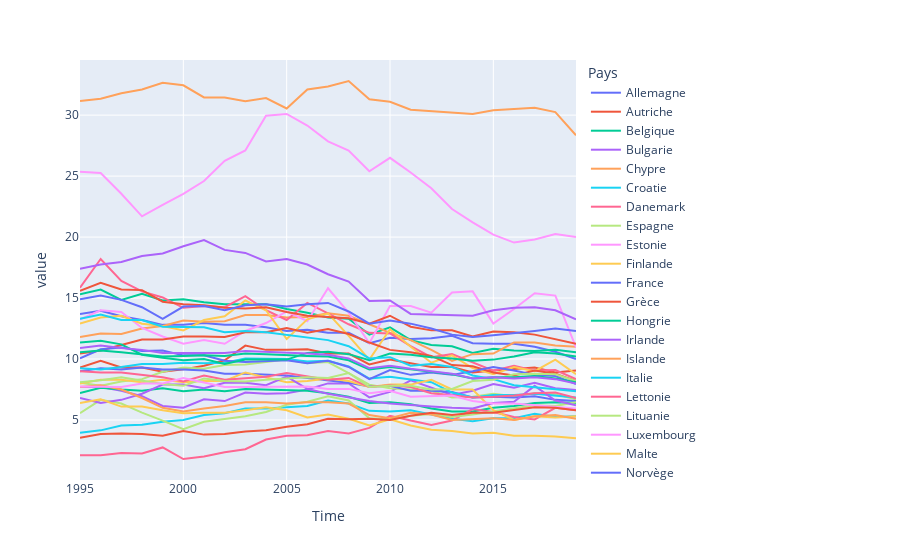

The notebook cell this image was saved under:
### Code cell
T_HAB_clean_df_pivot.plot()

### Figure 1 — Plotly figure (JSON) as saved in the notebook; plotly's stock layout.template omitted (floating-point values rounded to 4 significant figures)
{"data": [{"hovertemplate": "Pays=Allemagne<br>Time=%{x}<br>value=%{y}<extra></extra>", "legendgroup": "Allemagne", "line": {"color": "#636efa", "dash": "solid"}, "marker": {"symbol": "circle"}, "mode": "lines", "name": "Allemagne", "orientation": "v", "showlegend": true, "type": "scatter", "x": [1995, 1996, 1997, 1998, 1999, 2000, 2001, 2002, 2003, 2004, 2005, 2006, 2007, 2008, 2009, 2010, 2011, 2012, 2013, 2014, 2015, 2016, 2017, 2018, 2019], "xaxis": "x", "y": [13.7, 13.95, 13.5, 13.2, 12.8, 12.8, 12.95, 12.8, 12.8, 12.6, 12.3, 12.4, 12.15, 12.15, 11.3, 11.75, 11.65, 11.7, 11.9, 11.3, 11.25, 11.25, 11, 10.6, 10], "yaxis": "y"}, {"hovertemplate": "Pays=Autriche<br>Time=%{x}<br>value=%{y}<extra></extra>", "legendgroup": "Autriche", "line": {"color": "#EF553B", "dash": "solid"}, "marker": {"symbol": "circle"}, "mode": "lines", "name": "Autriche", "orientation": "v", "showlegend": true, "type": "scatter", "x": [1995, 1996, 1997, 1998, 1999, 2000, 2001, 2002, 2003, 2004, 2005, 2006, 2007, 2008, 2009, 2010, 2011, 2012, 2013, 2014, 2015, 2016, 2017, 2018, 2019], "xaxis": "x", "y": [9.3, 9.85, 9.3, 9.3, 8.95, 9.15, 9.45, 9.9, 11.1, 10.75, 10.75, 10.8, 10.45, 10.45, 9.55, 9.95, 9.65, 9.35, 9.35, 8.9, 9.05, 9.15, 9.3, 8.9, 9.05], "yaxis": "y"}, {"hovertemplate": "Pays=Belgique<br>Time=%{x}<br>value=%{y}<extra></extra>", "legendgroup": "Belgique", "line": {"color": "#00cc96", "dash": "solid"}, "marker": {"symbol": "circle"}, "mode": "lines", "name": "Belgique", "orientation": "v", "showlegend": true, "type": "scatter", "x": [1995, 1996, 1997, 1998, 1999, 2000, 2001, 2002, 2003, 2004, 2005, 2006, 2007, 2008, 2009, 2010, 2011, 2012, 2013, 2014, 2015, 2016, 2017, 2018, 2019], "xaxis": "x", "y": [15.3, 15.7, 14.85, 15.35, 14.8, 14.9, 14.65, 14.5, 14.5, 14.5, 14.1, 13.8, 13.4, 13.3, 12, 12.6, 11.55, 11.15, 11.05, 10.5, 10.85, 10.7, 10.65, 10.75, 10.55], "yaxis": "y"}, {"hovertemplate": "Pays=Bulgarie<br>Time=%{x}<br>value=%{y}<extra></extra>", "legendgroup": "Bulgarie", "line": {"color": "#ab63fa", "dash": "solid"}, "marker": {"symbol": "circle"}, "mode": "lines", "name": "Bulgarie", "orientation": "v", "showlegend": true, "type": "scatter", "x": [1995, 1996, 1997, 1998, 1999, 2000, 2001, 2002, 2003, 2004, 2005, 2006, 2007, 2008, 2009, 2010, 2011, 2012, 2013, 2014, 2015, 2016, 2017, 2018, 2019], "xaxis": "x", "y": [7.7, 7.7, 7.4, 6.95, 6.15, 6, 6.7, 6.55, 7.25, 7.15, 7.2, 7.5, 8, 8, 6.85, 7.3, 8.25, 7.65, 7.05, 7.4, 7.95, 7.65, 8.05, 7.6, 7.45], "yaxis": "y"}, {"hovertemplate": "Pays=Chypre<br>Time=%{x}<br>value=%{y}<extra></extra>", "legendgroup": "Chypre", "line": {"color": "#FFA15A", "dash": "solid"}, "marker": {"symbol": "circle"}, "mode": "lines", "name": "Chypre", "orientation": "v", "showlegend": true, "type": "scatter", "x": [1995, 1996, 1997, 1998, 1999, 2000, 2001, 2002, 2003, 2004, 2005, 2006, 2007, 2008, 2009, 2010, 2011, 2012, 2013, 2014, 2015, 2016, 2017, 2018, 2019], "xaxis": "x", "y": [11.8, 12.1, 12.05, 12.5, 12.7, 13.15, 13.05, 13.1, 13.6, 13.6, 13.4, 13.45, 13.75, 13.55, 12.85, 12.15, 11.55, 10.75, 9.85, 10.4, 10.45, 11.35, 11.35, 11.1, 11], "yaxis": "y"}, {"hovertemplate": "Pays=Croatie<br>Time=%{x}<br>value=%{y}<extra></extra>", "legendgroup": "Croatie", "line": {"color": "#19d3f3", "dash": "solid"}, "marker": {"symbol": "circle"}, "mode": "lines", "name": "Croatie", "orientation": "v", "showlegend": true, "type": "scatter", "x": [1995, 1996, 1997, 1998, 1999, 2000, 2001, 2002, 2003, 2004, 2005, 2006, 2007, 2008, 2009, 2010, 2011, 2012, 2013, 2014, 2015, 2016, 2017, 2018, 2019], "xaxis": "x", "y": [3.95, 4.15, 4.55, 4.6, 4.85, 5, 5.4, 5.55, 5.95, 5.95, 6.05, 6.15, 6.6, 6.35, 5.75, 5.7, 5.8, 5.45, 5.1, 4.9, 5.15, 5.15, 5.5, 5.25, 5.3], "yaxis": "y"}, {"hovertemplate": "Pays=Danemark<br>Time=%{x}<br>value=%{y}<extra></extra>", "legendgroup": "Danemark", "line": {"color": "#FF6692", "dash": "solid"}, "marker": {"symbol": "circle"}, "mode": "lines", "name": "Danemark", "orientation": "v", "showlegend": true, "type": "scatter", "x": [1995, 1996, 1997, 1998, 1999, 2000, 2001, 2002, 2003, 2004, 2005, 2006, 2007, 2008, 2009, 2010, 2011, 2012, 2013, 2014, 2015, 2016, 2017, 2018, 2019], "xaxis": "x", "y": [15.85, 18.2, 16.4, 15.55, 15.05, 14.2, 14.35, 14.25, 15.15, 14, 13.2, 14.6, 13.75, 12.85, 12.15, 12.1, 11.05, 10.15, 10.4, 9.7, 9.05, 9.45, 9.05, 9.1, 8.35], "yaxis": "y"}, {"hovertemplate": "Pays=Espagne<br>Time=%{x}<br>value=%{y}<extra></extra>", "legendgroup": "Espagne", "line": {"color": "#B6E880", "dash": "solid"}, "marker": {"symbol": "circle"}, "mode": "lines", "name": "Espagne", "orientation": "v", "showlegend": true, "type": "scatter", "x": [1995, 1996, 1997, 1998, 1999, 2000, 2001, 2002, 2003, 2004, 2005, 2006, 2007, 2008, 2009, 2010, 2011, 2012, 2013, 2014, 2015, 2016, 2017, 2018, 2019], "xaxis": "x", "y": [8.05, 7.8, 8.15, 8.35, 8.95, 9.3, 9.2, 9.5, 9.55, 9.75, 9.95, 9.65, 9.75, 8.85, 7.9, 7.6, 7.5, 7.4, 6.85, 6.9, 7.15, 6.95, 7.2, 7.1, 6.7], "yaxis": "y"}, {"hovertemplate": "Pays=Estonie<br>Time=%{x}<br>value=%{y}<extra></extra>", "legendgroup": "Estonie", "line": {"color": "#FF97FF", "dash": "solid"}, "marker": {"symbol": "circle"}, "mode": "lines", "name": "Estonie", "orientation": "v", "showlegend": true, "type": "scatter", "x": [1995, 1996, 1997, 1998, 1999, 2000, 2001, 2002, 2003, 2004, 2005, 2006, 2007, 2008, 2009, 2010, 2011, 2012, 2013, 2014, 2015, 2016, 2017, 2018, 2019], "xaxis": "x", "y": [13.25, 14, 13.85, 12.55, 11.85, 11.25, 11.55, 11.25, 12.3, 12.95, 13.9, 13.1, 15.8, 13.8, 11.3, 14.35, 14.35, 13.8, 15.45, 15.55, 12.9, 14.1, 15.4, 15.2, 10.95], "yaxis": "y"}, {"hovertemplate": "Pays=Finlande<br>Time=%{x}<br>value=%{y}<extra></extra>", "legendgroup": "Finlande", "line": {"color": "#FECB52", "dash": "solid"}, "marker": {"symbol": "circle"}, "mode": "lines", "name": "Finlande", "orientation": "v", "showlegend": true, "type": "scatter", "x": [1995, 1996, 1997, 1998, 1999, 2000, 2001, 2002, 2003, 2004, 2005, 2006, 2007, 2008, 2009, 2010, 2011, 2012, 2013, 2014, 2015, 2016, 2017, 2018, 2019], "xaxis": "x", "y": [12.9, 13.4, 13.55, 12.9, 12.7, 12.35, 13.2, 13.5, 14.8, 14, 11.65, 13.25, 13.75, 11.9, 9.95, 12.45, 11, 9.7, 10.3, 9.25, 8.75, 9.35, 9, 9.95, 8.75], "yaxis": "y"}, {"hovertemplate": "Pays=France<br>Time=%{x}<br>value=%{y}<extra></extra>", "legendgroup": "France", "line": {"color": "#636efa", "dash": "solid"}, "marker": {"symbol": "circle"}, "mode": "lines", "name": "France", "orientation": "v", "showlegend": true, "type": "scatter", "x": [1995, 1996, 1997, 1998, 1999, 2000, 2001, 2002, 2003, 2004, 2005, 2006, 2007, 2008, 2009, 2010, 2011, 2012, 2013, 2014, 2015, 2016, 2017, 2018, 2019], "xaxis": "x", "y": [9, 9.25, 9.15, 9.3, 9.15, 9.15, 9.05, 8.8, 8.8, 8.7, 8.65, 8.45, 8.25, 8.05, 7.75, 7.8, 7.4, 7.4, 7.3, 6.85, 6.9, 6.85, 6.95, 6.65, 6.55], "yaxis": "y"}, {"hovertemplate": "Pays=Grèce<br>Time=%{x}<br>value=%{y}<extra></extra>", "legendgroup": "Grèce", "line": {"color": "#EF553B", "dash": "solid"}, "marker": {"symbol": "circle"}, "mode": "lines", "name": "Grèce", "orientation": "v", "showlegend": true, "type": "scatter", "x": [1995, 1996, 1997, 1998, 1999, 2000, 2001, 2002, 2003, 2004, 2005, 2006, 2007, 2008, 2009, 2010, 2011, 2012, 2013, 2014, 2015, 2016, 2017, 2018, 2019], "xaxis": "x", "y": [10.45, 10.7, 11.15, 11.6, 11.6, 11.85, 11.85, 11.8, 12.2, 12.2, 12.55, 12.15, 12.45, 12.05, 11.35, 10.75, 10.55, 10.25, 9.5, 9.4, 8.9, 8.65, 9.05, 8.8, 8.2], "yaxis": "y"}, {"hovertemplate": "Pays=Hongrie<br>Time=%{x}<br>value=%{y}<extra></extra>", "legendgroup": "Hongrie", "line": {"color": "#00cc96", "dash": "solid"}, "marker": {"symbol": "circle"}, "mode": "lines", "name": "Hongrie", "orientation": "v", "showlegend": true, "type": "scatter", "x": [1995, 1996, 1997, 1998, 1999, 2000, 2001, 2002, 2003, 2004, 2005, 2006, 2007, 2008, 2009, 2010, 2011, 2012, 2013, 2014, 2015, 2016, 2017, 2018, 2019], "xaxis": "x", "y": [7.2, 7.65, 7.5, 7.4, 7.6, 7.35, 7.5, 7.35, 7.55, 7.5, 7.4, 7.4, 7.2, 6.9, 6.4, 6.45, 6.3, 5.95, 5.7, 5.7, 6, 6.15, 6.4, 6.45, 6.4], "yaxis": "y"}, {"hovertemplate": "Pays=Irlande<br>Time=%{x}<br>value=%{y}<extra></extra>", "legendgroup": "Irlande", "line": {"color": "#ab63fa", "dash": "solid"}, "marker": {"symbol": "circle"}, "mode": "lines", "name": "Irlande", "orientation": "v", "showlegend": true, "type": "scatter", "x": [1995, 1996, 1997, 1998, 1999, 2000, 2001, 2002, 2003, 2004, 2005, 2006, 2007, 2008, 2009, 2010, 2011, 2012, 2013, 2014, 2015, 2016, 2017, 2018, 2019], "xaxis": "x", "y": [17.4, 17.75, 17.95, 18.45, 18.65, 19.25, 19.75, 18.95, 18.7, 18, 18.2, 17.75, 16.95, 16.35, 14.75, 14.8, 13.7, 13.65, 13.6, 13.55, 14, 14.2, 14.25, 14, 13.25], "yaxis": "y"}, {"hovertemplate": "Pays=Islande<br>Time=%{x}<br>value=%{y}<extra></extra>", "legendgroup": "Islande", "line": {"color": "#FFA15A", "dash": "solid"}, "marker": {"symbol": "circle"}, "mode": "lines", "name": "Islande", "orientation": "v", "showlegend": true, "type": "scatter", "x": [1995, 1996, 1997, 1998, 1999, 2000, 2001, 2002, 2003, 2004, 2005, 2006, 2007, 2008, 2009, 2010, 2011, 2012, 2013, 2014, 2015, 2016, 2017, 2018, 2019], "xaxis": "x", "y": [31.15, 31.35, 31.8, 32.1, 32.65, 32.45, 31.45, 31.45, 31.15, 31.4, 30.55, 32.1, 32.35, 32.8, 31.3, 31.1, 30.45, 30.35, 30.2, 30.1, 30.4, 30.5, 30.6, 30.25, 28.35], "yaxis": "y"}, {"hovertemplate": "Pays=Italie<br>Time=%{x}<br>value=%{y}<extra></extra>", "legendgroup": "Italie", "line": {"color": "#19d3f3", "dash": "solid"}, "marker": {"symbol": "circle"}, "mode": "lines", "name": "Italie", "orientation": "v", "showlegend": true, "type": "scatter", "x": [1995, 1996, 1997, 1998, 1999, 2000, 2001, 2002, 2003, 2004, 2005, 2006, 2007, 2008, 2009, 2010, 2011, 2012, 2013, 2014, 2015, 2016, 2017, 2018, 2019], "xaxis": "x", "y": [9.25, 9.15, 9.35, 9.6, 9.6, 9.7, 9.65, 9.7, 10.05, 10, 10, 9.8, 9.85, 9.4, 8.4, 8.55, 8.35, 8.1, 7.25, 6.85, 7.05, 7.05, 7.15, 7, 6.85], "yaxis": "y"}, {"hovertemplate": "Pays=Lettonie<br>Time=%{x}<br>value=%{y}<extra></extra>", "legendgroup": "Lettonie", "line": {"color": "#FF6692", "dash": "solid"}, "marker": {"symbol": "circle"}, "mode": "lines", "name": "Lettonie", "orientation": "v", "showlegend": true, "type": "scatter", "x": [1995, 1996, 1997, 1998, 1999, 2000, 2001, 2002, 2003, 2004, 2005, 2006, 2007, 2008, 2009, 2010, 2011, 2012, 2013, 2014, 2015, 2016, 2017, 2018, 2019], "xaxis": "x", "y": [2.1, 2.1, 2.3, 2.25, 2.75, 1.8, 2.0, 2.35, 2.6, 3.4, 3.7, 3.75, 4.1, 3.9, 4.35, 5.35, 4.95, 4.6, 4.95, 5.9, 5.65, 5.25, 5.05, 6, 5.8], "yaxis": "y"}, {"hovertemplate": "Pays=Lituanie<br>Time=%{x}<br>value=%{y}<extra></extra>", "legendgroup": "Lituanie", "line": {"color": "#B6E880", "dash": "solid"}, "marker": {"symbol": "circle"}, "mode": "lines", "name": "Lituanie", "orientation": "v", "showlegend": true, "type": "scatter", "x": [1995, 1996, 1997, 1998, 1999, 2000, 2001, 2002, 2003, 2004, 2005, 2006, 2007, 2008, 2009, 2010, 2011, 2012, 2013, 2014, 2015, 2016, 2017, 2018, 2019], "xaxis": "x", "y": [5.55, 6.65, 6.35, 5.6, 4.95, 4.25, 4.85, 5.1, 5.3, 5.65, 6.25, 6.5, 6.95, 6.6, 5.15, 5.05, 5.35, 5.5, 5.25, 5.45, 5.7, 5.95, 6.2, 6.15, 6.45], "yaxis": "y"}, {"hovertemplate": "Pays=Luxembourg<br>Time=%{x}<br>value=%{y}<extra></extra>", "legendgroup": "Luxembourg", "line": {"color": "#FF97FF", "dash": "solid"}, "marker": {"symbol": "circle"}, "mode": "lines", "name": "Luxembourg", "orientation": "v", "showlegend": true, "type": "scatter", "x": [1995, 1996, 1997, 1998, 1999, 2000, 2001, 2002, 2003, 2004, 2005, 2006, 2007, 2008, 2009, 2010, 2011, 2012, 2013, 2014, 2015, 2016, 2017, 2018, 2019], "xaxis": "x", "y": [25.35, 25.25, 23.55, 21.7, 22.65, 23.55, 24.6, 26.25, 27.1, 29.95, 30.1, 29.15, 27.85, 27.1, 25.4, 26.5, 25.3, 24, 22.3, 21.2, 20.2, 19.55, 19.8, 20.25, 20], "yaxis": "y"}, {"hovertemplate": "Pays=Malte<br>Time=%{x}<br>value=%{y}<extra></extra>", "legendgroup": "Malte", "line": {"color": "#FECB52", "dash": "solid"}, "marker": {"symbol": "circle"}, "mode": "lines", "name": "Malte", "orientation": "v", "showlegend": true, "type": "scatter", "x": [1995, 1996, 1997, 1998, 1999, 2000, 2001, 2002, 2003, 2004, 2005, 2006, 2007, 2008, 2009, 2010, 2011, 2012, 2013, 2014, 2015, 2016, 2017, 2018, 2019], "xaxis": "x", "y": [8, 8.3, 8.3, 8.1, 8.3, 8.1, 8.2, 8.2, 8.9, 8.5, 8.1, 8.2, 8.4, 8.2, 7.7, 7.9, 7.9, 8.3, 7.5, 7.5, 5.8, 5, 5.3, 5.2, 5.3], "yaxis": "y"}, {"hovertemplate": "Pays=Norvège<br>Time=%{x}<br>value=%{y}<extra></extra>", "legendgroup": "Norvège", "line": {"color": "#636efa", "dash": "solid"}, "marker": {"symbol": "circle"}, "mode": "lines", "name": "Norvège", "orientation": "v", "showlegend": true, "type": "scatter", "x": [1995, 1996, 1997, 1998, 1999, 2000, 2001, 2002, 2003, 2004, 2005, 2006, 2007, 2008, 2009, 2010, 2011, 2012, 2013, 2014, 2015, 2016, 2017, 2018, 2019], "xaxis": "x", "y": [10.05, 10.8, 10.95, 10.65, 10.7, 10.3, 10.3, 9.85, 9.75, 9.8, 9.9, 9.65, 9.85, 9.35, 8.35, 9.1, 8.7, 8.9, 8.7, 9, 9.35, 9.05, 8.7, 8.6, 7.95], "yaxis": "y"}, {"hovertemplate": "Pays=Pays-Bas<br>Time=%{x}<br>value=%{y}<extra></extra>", "legendgroup": "Pays-Bas", "line": {"color": "#EF553B", "dash": "solid"}, "marker": {"symbol": "circle"}, "mode": "lines", "name": "Pays-Bas", "orientation": "v", "showlegend": true, "type": "scatter", "x": [1995, 1996, 1997, 1998, 1999, 2000, 2001, 2002, 2003, 2004, 2005, 2006, 2007, 2008, 2009, 2010, 2011, 2012, 2013, 2014, 2015, 2016, 2017, 2018, 2019], "xaxis": "x", "y": [15.6, 16.25, 15.7, 15.65, 14.7, 14.5, 14.4, 14.2, 14.15, 14.25, 13.85, 13.55, 13.45, 13.35, 12.9, 13.55, 12.65, 12.35, 12.35, 11.85, 12.25, 12.2, 12, 11.65, 11.25], "yaxis": "y"}, {"hovertemplate": "Pays=Pologne<br>Time=%{x}<br>value=%{y}<extra></extra>", "legendgroup": "Pologne", "line": {"color": "#00cc96", "dash": "solid"}, "marker": {"symbol": "circle"}, "mode": "lines", "name": "Pologne", "orientation": "v", "showlegend": true, "type": "scatter", "x": [1995, 1996, 1997, 1998, 1999, 2000, 2001, 2002, 2003, 2004, 2005, 2006, 2007, 2008, 2009, 2010, 2011, 2012, 2013, 2014, 2015, 2016, 2017, 2018, 2019], "xaxis": "x", "y": [11.35, 11.5, 11.2, 10.35, 10.1, 9.9, 10, 9.6, 9.95, 9.95, 9.95, 10.5, 10.6, 10.4, 9.9, 10.45, 10.35, 10.15, 10.05, 9.85, 9.95, 10.2, 10.55, 10.45, 10.2], "yaxis": "y"}, {"hovertemplate": "Pays=Portugal<br>Time=%{x}<br>value=%{y}<extra></extra>", "legendgroup": "Portugal", "line": {"color": "#ab63fa", "dash": "solid"}, "marker": {"symbol": "circle"}, "mode": "lines", "name": "Portugal", "orientation": "v", "showlegend": true, "type": "scatter", "x": [1995, 1996, 1997, 1998, 1999, 2000, 2001, 2002, 2003, 2004, 2005, 2006, 2007, 2008, 2009, 2010, 2011, 2012, 2013, 2014, 2015, 2016, 2017, 2018, 2019], "xaxis": "x", "y": [6.8, 6.4, 6.65, 7.15, 7.9, 7.9, 7.6, 8.05, 8.05, 7.85, 8.55, 7.55, 7.15, 6.85, 6.55, 6.35, 6.2, 6.1, 6, 5.95, 6.4, 6.5, 7.8, 6.6, 6.2], "yaxis": "y"}, {"hovertemplate": "Pays=Roumanie<br>Time=%{x}<br>value=%{y}<extra></extra>", "legendgroup": "Roumanie", "line": {"color": "#FFA15A", "dash": "solid"}, "marker": {"symbol": "circle"}, "mode": "lines", "name": "Roumanie", "orientation": "v", "showlegend": true, "type": "scatter", "x": [1995, 1996, 1997, 1998, 1999, 2000, 2001, 2002, 2003, 2004, 2005, 2006, 2007, 2008, 2009, 2010, 2011, 2012, 2013, 2014, 2015, 2016, 2017, 2018, 2019], "xaxis": "x", "y": [7.7, 7.85, 7.5, 6.8, 6, 5.7, 5.95, 6.15, 6.45, 6.45, 6.35, 6.45, 6.45, 6.35, 5.4, 5.15, 5.6, 5.45, 5, 5.05, 5.15, 5, 5.3, 5.4, 5.1], "yaxis": "y"}, {"hovertemplate": "Pays=Royaume-Uni<br>Time=%{x}<br>value=%{y}<extra></extra>", "legendgroup": "Royaume-Uni", "line": {"color": "#19d3f3", "dash": "solid"}, "marker": {"symbol": "circle"}, "mode": "lines", "name": "Royaume-Uni", "orientation": "v", "showlegend": true, "type": "scatter", "x": [1995, 1996, 1997, 1998, 1999, 2000, 2001, 2002, 2003, 2004, 2005, 2006, 2007, 2008, 2009, 2010, 2011, 2012, 2013, 2014, 2015, 2016, 2017, 2018, 2019], "xaxis": "x", "y": [13.3, 13.65, 13.2, 13.2, 12.65, 12.6, 12.6, 12.2, 12.3, 12.2, 12, 11.8, 11.55, 11.05, 10.05, 10.15, 9.45, 9.6, 9.35, 8.65, 8.35, 7.85, 7.7, 7.55, 7.35], "yaxis": "y"}, {"hovertemplate": "Pays=Slovaquie<br>Time=%{x}<br>value=%{y}<extra></extra>", "legendgroup": "Slovaquie", "line": {"color": "#FF6692", "dash": "solid"}, "marker": {"symbol": "circle"}, "mode": "lines", "name": "Slovaquie", "orientation": "v", "showlegend": true, "type": "scatter", "x": [1995, 1996, 1997, 1998, 1999, 2000, 2001, 2002, 2003, 2004, 2005, 2006, 2007, 2008, 2009, 2010, 2011, 2012, 2013, 2014, 2015, 2016, 2017, 2018, 2019], "xaxis": "x", "y": [9, 8.9, 8.9, 8.7, 8.5, 8.15, 8.65, 8.3, 8.45, 8.55, 8.85, 8.6, 8.3, 8.45, 7.7, 7.85, 7.7, 7.2, 7.05, 6.85, 6.9, 7, 7.2, 7.25, 6.8], "yaxis": "y"}, {"hovertemplate": "Pays=Slovénie<br>Time=%{x}<br>value=%{y}<extra></extra>", "legendgroup": "Slovénie", "line": {"color": "#B6E880", "dash": "solid"}, "marker": {"symbol": "circle"}, "mode": "lines", "name": "Slovénie", "orientation": "v", "showlegend": true, "type": "scatter", "x": [1995, 1996, 1997, 1998, 1999, 2000, 2001, 2002, 2003, 2004, 2005, 2006, 2007, 2008, 2009, 2010, 2011, 2012, 2013, 2014, 2015, 2016, 2017, 2018, 2019], "xaxis": "x", "y": [8.1, 8.25, 8.5, 8.25, 7.95, 7.8, 8.4, 8.2, 8.15, 8.3, 8.4, 8.5, 8.45, 8.85, 7.7, 7.8, 7.8, 7.5, 7.55, 8.2, 8.3, 8.75, 8.8, 8.75, 8.2], "yaxis": "y"}, {"hovertemplate": "Pays=Suisse<br>Time=%{x}<br>value=%{y}<extra></extra>", "legendgroup": "Suisse", "line": {"color": "#FF97FF", "dash": "solid"}, "marker": {"symbol": "circle"}, "mode": "lines", "name": "Suisse", "orientation": "v", "showlegend": true, "type": "scatter", "x": [1995, 1996, 1997, 1998, 1999, 2000, 2001, 2002, 2003, 2004, 2005, 2006, 2007, 2008, 2009, 2010, 2011, 2012, 2013, 2014, 2015, 2016, 2017, 2018, 2019], "xaxis": "x", "y": [7.75, 7.7, 7.7, 8, 8, 8.45, 8.1, 7.7, 7.7, 7.7, 7.75, 7.75, 7.55, 7.55, 7.2, 7.4, 6.9, 6.95, 7, 6.55, 6.35, 6.35, 6.2, 6.05, 5.95], "yaxis": "y"}, {"hovertemplate": "Pays=Suède<br>Time=%{x}<br>value=%{y}<extra></extra>", "legendgroup": "Suède", "line": {"color": "#FECB52", "dash": "solid"}, "marker": {"symbol": "circle"}, "mode": "lines", "name": "Suède", "orientation": "v", "showlegend": true, "type": "scatter", "x": [1995, 1996, 1997, 1998, 1999, 2000, 2001, 2002, 2003, 2004, 2005, 2006, 2007, 2008, 2009, 2010, 2011, 2012, 2013, 2014, 2015, 2016, 2017, 2018, 2019], "xaxis": "x", "y": [6.4, 6.7, 6.1, 6.1, 5.8, 5.55, 5.6, 5.6, 5.8, 6.05, 5.8, 5.2, 5.45, 5.1, 4.55, 5.05, 4.55, 4.2, 4.1, 3.9, 3.95, 3.7, 3.7, 3.65, 3.5], "yaxis": "y"}, {"hovertemplate": "Pays=Tchéquie<br>Time=%{x}<br>value=%{y}<extra></extra>", "legendgroup": "Tchéquie", "line": {"color": "#636efa", "dash": "solid"}, "marker": {"symbol": "circle"}, "mode": "lines", "name": "Tchéquie", "orientation": "v", "showlegend": true, "type": "scatter", "x": [1995, 1996, 1997, 1998, 1999, 2000, 2001, 2002, 2003, 2004, 2005, 2006, 2007, 2008, 2009, 2010, 2011, 2012, 2013, 2014, 2015, 2016, 2017, 2018, 2019], "xaxis": "x", "y": [14.9, 15.2, 14.85, 14.25, 13.3, 14.3, 14.35, 14, 14.4, 14.5, 14.3, 14.5, 14.6, 13.9, 12.9, 13.15, 12.9, 12.5, 12, 11.8, 11.95, 12.1, 12.3, 12.5, 12.3], "yaxis": "y"}, {"hovertemplate": "Pays=Turquie<br>Time=%{x}<br>value=%{y}<extra></extra>", "legendgroup": "Turquie", "line": {"color": "#EF553B", "dash": "solid"}, "marker": {"symbol": "circle"}, "mode": "lines", "name": "Turquie", "orientation": "v", "showlegend": true, "type": "scatter", "x": [1995, 1996, 1997, 1998, 1999, 2000, 2001, 2002, 2003, 2004, 2005, 2006, 2007, 2008, 2009, 2010, 2011, 2012, 2013, 2014, 2015, 2016, 2017, 2018, 2019], "xaxis": "x", "y": [3.55, 3.85, 3.9, 3.85, 3.7, 4.1, 3.8, 3.85, 4.05, 4.15, 4.45, 4.65, 5.1, 5.05, 5.1, 5, 5.35, 5.6, 5.4, 5.6, 5.6, 5.8, 6.05, 6, 5.8], "yaxis": "y"}, {"hovertemplate": "Pays=Union européenne - 27 pays (à partir de 2020)<br>Time=%{x}<br>value=%{y}<extra></extra>", "legendgroup": "Union européenne - 27 pays (à partir de 2020)", "line": {"color": "#00cc96", "dash": "solid"}, "marker": {"symbol": "circle"}, "mode": "lines", "name": "Union européenne - 27 pays (à partir de 2020)", "orientation": "v", "showlegend": true, "type": "scatter", "x": [1995, 1996, 1997, 1998, 1999, 2000, 2001, 2002, 2003, 2004, 2005, 2006, 2007, 2008, 2009, 2010, 2011, 2012, 2013, 2014, 2015, 2016, 2017, 2018, 2019], "xaxis": "x", "y": [10.55, 10.7, 10.55, 10.4, 10.2, 10.25, 10.3, 10.25, 10.45, 10.4, 10.3, 10.25, 10.2, 9.9, 9.15, 9.35, 9.15, 8.95, 8.75, 8.4, 8.5, 8.5, 8.6, 8.4, 8.1], "yaxis": "y"}, {"hovertemplate": "Pays=Union européenne - 28 pays (2013-2020)<br>Time=%{x}<br>value=%{y}<extra></extra>", "legendgroup": "Union européenne - 28 pays (2013-2020)", "line": {"color": "#ab63fa", "dash": "solid"}, "marker": {"symbol": "circle"}, "mode": "lines", "name": "Union européenne - 28 pays (2013-2020)", "orientation": "v", "showlegend": true, "type": "scatter", "x": [1995, 1996, 1997, 1998, 1999, 2000, 2001, 2002, 2003, 2004, 2005, 2006, 2007, 2008, 2009, 2010, 2011, 2012, 2013, 2014, 2015, 2016, 2017, 2018, 2019], "xaxis": "x", "y": [10.9, 11.1, 10.9, 10.75, 10.5, 10.5, 10.55, 10.5, 10.65, 10.6, 10.5, 10.45, 10.35, 10.05, 9.25, 9.45, 9.2, 9, 8.8, 8.4, 8.5, 8.4, 8.5, 8.35, 8], "yaxis": "y"}], "layout": {"legend": {"title": {"text": "Pays"}, "tracegroupgap": 0}, "margin": {"t": 60}, "xaxis": {"anchor": "y", "domain": [0, 1], "title": {"text": "Time"}}, "yaxis": {"anchor": "x", "domain": [0, 1], "title": {"text": "value"}}}}
